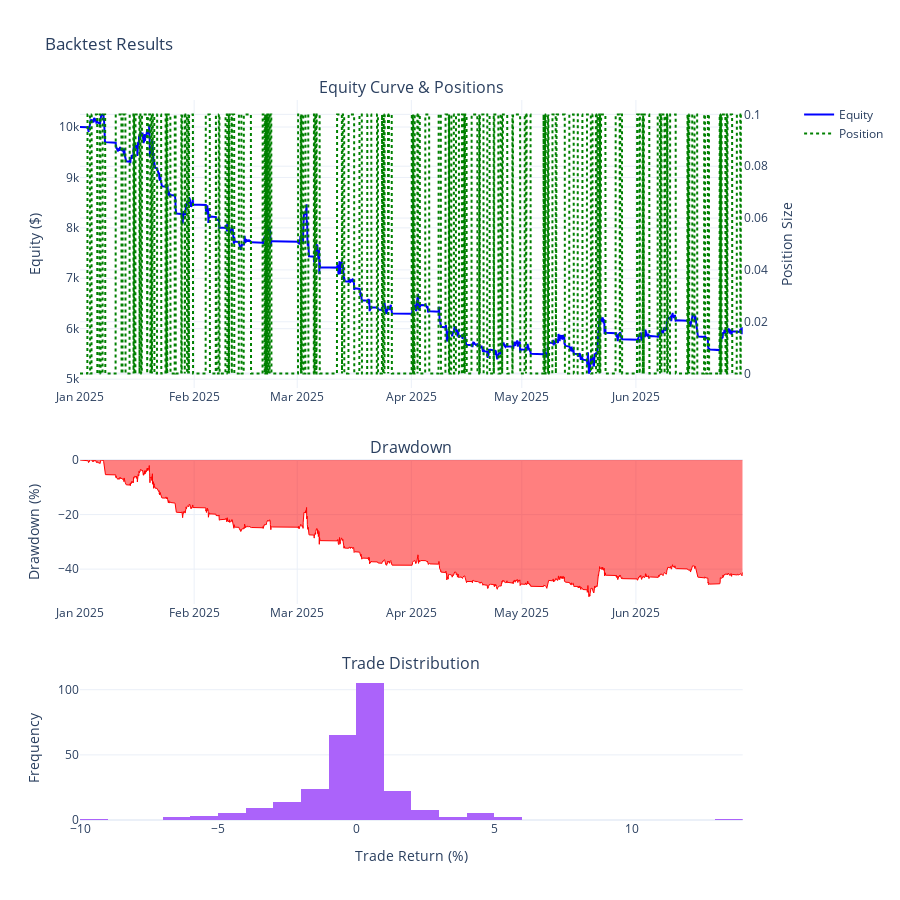

The code cell stored with this chart in its notebook:
### Code cell
# Plot results
results.plot()

### Figure 1 — Plotly figure (JSON) as saved in the notebook; plotly's stock layout.template omitted (floating-point values rounded to 4 significant figures; data arrays with more than 128 entries replaced by an {"elided": "..."} marker saying what was removed)
{"data": [{"line": {"color": "blue", "width": 2}, "mode": "lines", "name": "Equity", "showlegend": true, "type": "scatter", "x": {"elided": "4321 str values"}, "xaxis": "x", "y": {"elided": "4321 float values"}, "yaxis": "y"}, {"line": {"color": "green", "dash": "dot", "width": 2}, "mode": "lines", "name": "Position", "showlegend": true, "type": "scatter", "x": {"elided": "4321 str values"}, "xaxis": "x", "y": {"elided": "4321 float values"}, "yaxis": "y2"}, {"fill": "tozeroy", "line": {"color": "red", "width": 1}, "name": "Drawdown", "showlegend": false, "type": "scatter", "x": {"elided": "4321 str values"}, "xaxis": "x2", "y": {"elided": "4321 float values"}, "yaxis": "y3"}, {"name": "Trade Returns", "nbinsx": 30, "showlegend": false, "type": "histogram", "x": {"elided": "268 float values"}, "xaxis": "x3", "yaxis": "y4"}], "layout": {"annotations": [{"font": {"size": 16}, "showarrow": false, "text": "Equity Curve & Positions", "x": 0.47, "xanchor": "center", "xref": "paper", "y": 1, "yanchor": "bottom", "yref": "paper"}, {"font": {"size": 16}, "showarrow": false, "text": "Drawdown", "x": 0.47, "xanchor": "center", "xref": "paper", "y": 0.5, "yanchor": "bottom", "yref": "paper"}, {"font": {"size": 16}, "showarrow": false, "text": "Trade Distribution", "x": 0.47, "xanchor": "center", "xref": "paper", "y": 0.2, "yanchor": "bottom", "yref": "paper"}], "height": 900, "hovermode": "x unified", "showlegend": true, "title": {"text": "Backtest Results"}, "xaxis": {"anchor": "y", "domain": [0, 0.94]}, "xaxis2": {"anchor": "y3", "domain": [0, 0.94]}, "xaxis3": {"anchor": "y4", "domain": [0, 0.94], "title": {"text": "Trade Return (%)"}}, "yaxis": {"anchor": "x", "domain": [0.6, 1], "title": {"text": "Equity ($)"}}, "yaxis2": {"anchor": "x", "overlaying": "y", "side": "right", "title": {"text": "Position Size"}}, "yaxis3": {"anchor": "x2", "domain": [0.3, 0.5], "title": {"text": "Drawdown (%)"}}, "yaxis4": {"anchor": "x3", "domain": [0, 0.2], "title": {"text": "Frequency"}}}}
